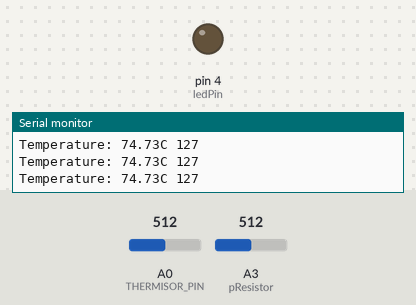
Recording of a sketch running on a simulated Arduino Uno, built with avr-gcc and run on an emulated ATmega328P. Parts: output pins drawn as LEDs (lit = HIGH), the last lines printed to the serial monitor. Inputs (shaded band) come from the test bench; at power-on: A3 (pResistor) = 512, A0 (THERMISOR_PIN) = 512.

Above: at 1.2 s.
1.3 s: A3 (pResistor) set to 311
2.8 s: A3 (pResistor) set to 294
At 4.0 s:
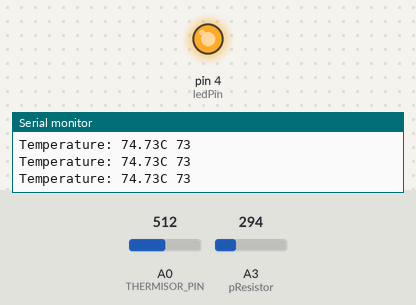
4.3 s: A3 (pResistor) set to 306
At 4.6 s:
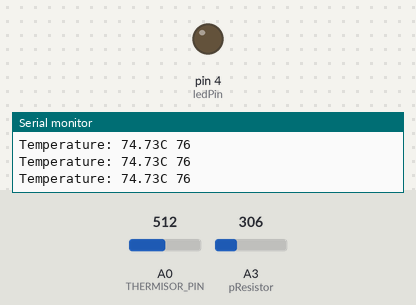
7.3 s: A3 (pResistor) set to 122
At 8.4 s:
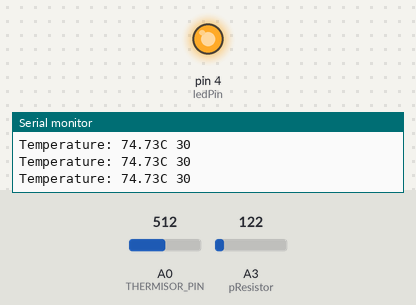
Timing chart, 0 to 9.8 s (numbered marks = the images above; inputs shaded):
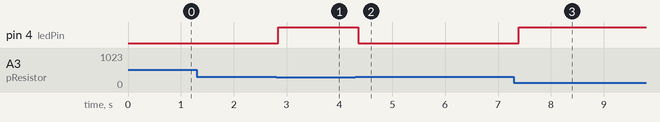

Measured:
- the behaviour switches between 305 and 304 on A3 (pResistor) (found by bisection; images 0 and 1)
- after the input at 2.8 s, pin 4 (ledPin): LOW → HIGH at once
- after the input at 4.3 s, pin 4 (ledPin): HIGH → LOW after 0.06 s
- after the input at 7.3 s, pin 4 (ledPin): LOW → HIGH after 0.10 s

The sketch:

ThermPhoto.ino
```cpp
#define THERMISOR_PIN 0
uint16_t Vo;
float R1 = 10000;
float logR2, R2, T, Tc, Tf;
float c1 = 1.009249522e-03, c2 = 2.378405444e-04, c3 = 2.019202697e-07;
const int pResistor = A3; // Photoresistor at Arduino analog pin A3
const int ledPin=4;
int value;
void setup() {
Serial.begin(9600);
pinMode(ledPin, OUTPUT);

}

void loop() {
Vo = analogRead(THERMISOR_PIN);
int sensorVal = analogRead(A0);
R2 = R1 * (1023.0 / (float)Vo - 1.0);
logR2 = log(R2);
T = (1.0 / (c1 + c2 * logR2 + c3 * logR2 * logR2 * logR2));
Tc = T - 273.15+50; //Temperature in Celsius (50 degrees is an inacuracy of the thermoresistor)
  value = analogRead(pResistor);
  value = map(value, 0,1023,0,255);
  if (value > 75){
    digitalWrite(ledPin, LOW);  //Turn led off
  }
  else{
    digitalWrite(ledPin, HIGH); //Turn led on
  }
Serial.println(value);
Serial.print("Temperature: ");
Serial.print(Tc);
Serial.print("C ");
delay(100);
}
```
